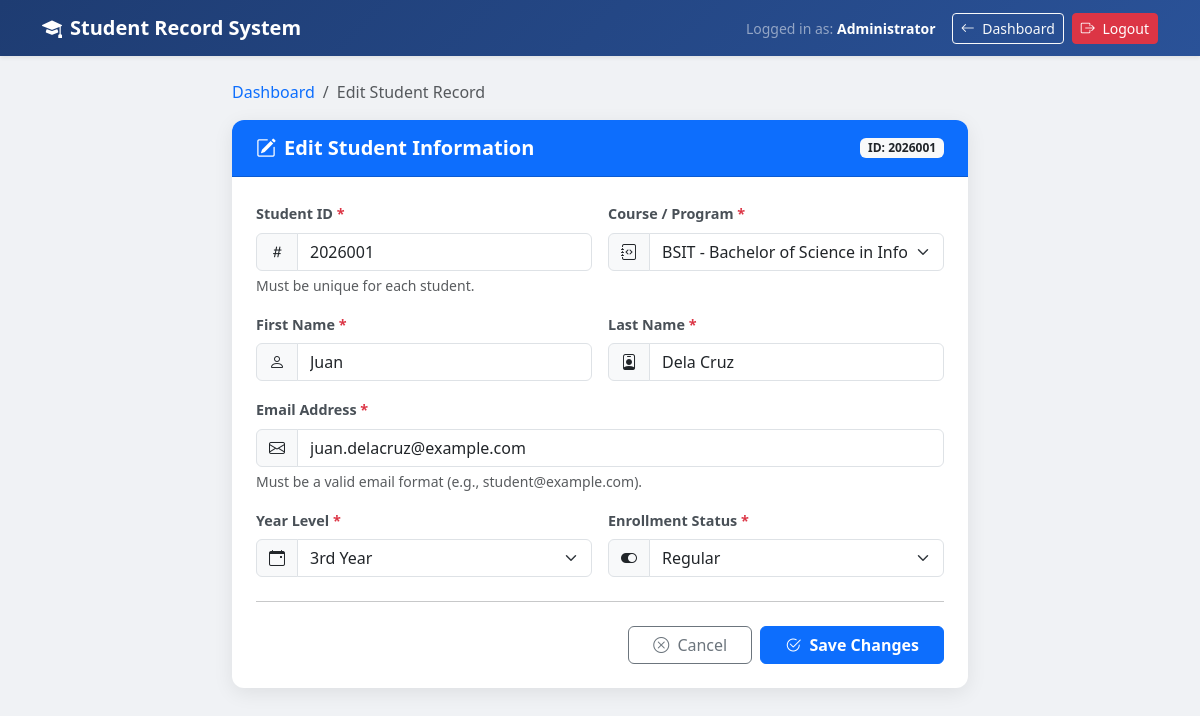
Page /edit_student.php?id=1 (signed in) on the committed database.
### tables this page shows
CREATE TABLE `students` (
  `id` INT(11) NOT NULL AUTO_INCREMENT,
  `student_id` VARCHAR(50) NOT NULL UNIQUE,
  `first_name` VARCHAR(100) NOT NULL,
  `last_name` VARCHAR(100) NOT NULL,
  `email` VARCHAR(150) NOT NULL,
  `course` VARCHAR(100) NOT NULL,
  `year_level` INT(11) NOT NULL,
  `status` VARCHAR(50) NOT NULL DEFAULT 'Regular',
  `created_at` TIMESTAMP NOT NULL DEFAULT CURRENT_TIMESTAMP,
  `updated_at` TIMESTAMP NOT NULL DEFAULT CURRENT_TIMESTAMP ON UPDATE CURRENT_TIMESTAMP,
  PRIMARY KEY (`id`)
);

### edit_student.php (the view, shortened to what this page needs)
<?php
require_once 'db_connection.php';
$student_id_val = "";
$first_name_val = "";
$last_name_val  = "";
$email_val      = "";
$course_val     = "";
$year_level_val = 1;
$status_val     = "Regular";
$id_param = intval($_GET['id'] ?? ($_POST['id'] ?? 0));
if ($id_param > 0) {
    $fetchSql = "SELECT * FROM students WHERE id = ?";
    $fetchStmt = $conn->prepare($fetchSql);
    $fetchStmt->bind_param("i", $id_param);
    $fetchStmt->execute();
    $result = $fetchStmt->get_result();
    if ($result && $result->num_rows === 1) {
        $student = $result->fetch_assoc();
        $student_id_val = $student['student_id'];
        $first_name_val = $student['first_name'];
        $last_name_val  = $student['last_name'];
        $email_val      = $student['email'];
        $course_val     = $student['course'];
        $year_level_val = $student['year_level'];
        $status_val     = $student['status'];
    } else {
        $_SESSION['error'] = "Student record not found.";
        header("Location: dashboard.php");
        exit();
    }
} else {
    $_SESSION['error'] = "Invalid student record ID.";
    header("Location: dashboard.php");
    exit();
}
?>
<!DOCTYPE html>
<html lang="en">
<head>
    <link href="https://cdn.jsdelivr.net/npm/bootstrap@5.3.0/dist/css/bootstrap.min.css" rel="stylesheet">
    <link href="https://cdn.jsdelivr.net/npm/bootstrap-icons@1.11.1/font/bootstrap-icons.css" rel="stylesheet">
</head>
<body>
<nav class="navbar navbar-expand-lg navbar-dark navbar-custom shadow-sm mb-4">
    <div class="container">
        <a class="navbar-brand fw-bold" href="dashboard.php">
            <i class="bi bi-mortarboard-fill me-2"></i>Student Record System
        </a>
        <div class="d-flex align-items-center">
            <span class="text-white-50 me-3 small">
                Logged in as: <strong class="text-white"><?= htmlspecialchars($_SESSION['full_name'] ?? $_SESSION['username']); ?></strong>
            </span>
            <a href="dashboard.php" class="btn btn-outline-light btn-sm me-2">
                <i class="bi bi-arrow-left me-1"></i> Dashboard
            </a>
            <a href="logout.php" class="btn btn-danger btn-sm">
                <i class="bi bi-box-arrow-right me-1"></i> Logout
            </a>
        </div>
    </div>
</nav>
<div class="container pb-5">
    <div class="row justify-content-center">
        <div class="col-lg-8 col-md-10">
            <nav aria-label="breadcrumb" class="mb-3">
                <ol class="breadcrumb">
                    <li class="breadcrumb-item"><a href="dashboard.php" class="text-decoration-none">Dashboard</a></li>
                    <li class="breadcrumb-item active" aria-current="page">Edit Student Record</li>
                </ol>
            </nav>
            <div class="card card-custom">
                <div class="card-header card-header-custom d-flex align-items-center justify-content-between">
                    <h5 class="mb-0 fw-bold">
                        <i class="bi bi-pencil-square me-2"></i>Edit Student Information
                    </h5>
                    <span class="badge bg-light text-dark">ID: <?= htmlspecialchars($student_id_val); ?></span>
                </div>
                <div class="card-body p-4">
                    <form method="POST" action="edit_student.php">
                        <div class="row g-3">
                            <div class="col-md-6">
                                <label for="student_id" class="form-label">
                                    Student ID <span class="text-danger">*</span>
                                </label>
                                <div class="input-group">
                                    <span class="input-group-text"><i class="bi bi-hash"></i></span>
                                    <input type="text" class="form-control" id="student_id" name="student_id"
                                           value="<?= htmlspecialchars($student_id_val); ?>" required>
                                </div>
                                <div class="form-text">Must be unique for each student.</div>
                            </div>
                            <div class="col-md-6">
                                <label for="course" class="form-label">
                                    Course / Program <span class="text-danger">*</span>
                                </label>
                                <div class="input-group">
                                    <span class="input-group-text"><i class="bi bi-journal-code"></i></span>
                                    <select class="form-select" id="course" name="course" required>
                                        <option value="BSIT" <?= ($course_val === 'BSIT') ? 'selected' : ''; ?>>BSIT - Bachelor of Science in Information Technology</option>
                                    </select>
                                </div>
                            </div>
                            <div class="col-md-6">
                                <label for="first_name" class="form-label">
                                    First Name <span class="text-danger">*</span>
                                </label>
                                <div class="input-group">
                                    <span class="input-group-text"><i class="bi bi-person"></i></span>
                                    <input type="text" class="form-control" id="first_name" name="first_name"
                                           value="<?= htmlspecialchars($first_name_val); ?>" required>
                                </div>
                            </div>
                            <div class="col-md-6">
                                <label for="last_name" class="form-label">
                                    Last Name <span class="text-danger">*</span>
                                </label>
                                <div class="input-group">
                                    <span class="input-group-text"><i class="bi bi-person-badge"></i></span>
                                    <input type="text" class="form-control" id="last_name" name="last_name"
                                           value="<?= htmlspecialchars($last_name_val); ?>" required>
                                </div>
                            </div>
                            <div class="col-md-12">
                                <label for="email" class="form-label">
                                    Email Address <span class="text-danger">*</span>
                                </label>
                                <div class="input-group">
                                    <span class="input-group-text"><i class="bi bi-envelope"></i></span>
                                    <input type="email" class="form-control" id="email" name="email"
                                           value="<?= htmlspecialchars($email_val); ?>" required>
                                </div>
                                <div class="form-text">Must be a valid email format (e.g., student@example.com).</div>
                            </div>
                            <div class="col-md-6">
                                <label for="year_level" class="form-label">
                                    Year Level <span class="text-danger">*</span>
                                </label>
                                <div class="input-group">
                                    <span class="input-group-text"><i class="bi bi-calendar-event"></i></span>
                                    <select class="form-select" id="year_level" name="year_level" required>
                                        <option value="3" <?= ($year_level_val == 3) ? 'selected' : ''; ?>>3rd Year</option>
                                    </select>
                                </div>
                            </div>
                            <div class="col-md-6">
                                <label for="status" class="form-label">
                                    Enrollment Status <span class="text-danger">*</span>
                                </label>
                                <div class="input-group">
                                    <span class="input-group-text"><i class="bi bi-toggle-on"></i></span>
                                    <select class="form-select" id="status" name="status" required>
                                        <option value="Regular" <?= ($status_val === 'Regular') ? 'selected' : ''; ?>>Regular</option>
                                    </select>
                                </div>
                            </div>
                        </div>
                        <hr class="my-4">
                        <div class="d-flex justify-content-end gap-2">
                            <a href="dashboard.php" class="btn btn-outline-secondary px-4">
                                <i class="bi bi-x-circle me-1"></i> Cancel
                            </a>
                            <button type="submit" class="btn btn-primary px-4 fw-semibold">
                                <i class="bi bi-check2-circle me-1"></i> Save Changes
                            </button>
                        </div>
                    </form>
                </div>
            </div>
        </div>
    </div>
</div>
</body>
</html>

### edit_student.php (style rules this page uses)
body { background-color: #f0f2f5; font-family: 'Segoe UI', Tahoma, Geneva, Verdana, sans-serif; min-height: 100vh; }
.navbar-custom { background: linear-gradient(135deg, #1e3c72 0%, #2a5298 100%); }
.card-custom { border: none; border-radius: 12px; box-shadow: 0 5px 20px rgba(0,0,0,0.08); background: #ffffff; }
.card-header-custom { background-color: #0d6efd; color: #ffffff; border-radius: 12px 12px 0 0 !important; padding: 16px 24px; }
.form-label { font-weight: 600; color: #495057; font-size: 0.9rem; }

### rows in the picture
students: student "2026001", student_id "2026001", course "BSIT - Bachelor of Science in Information Technology", first_name "Juan", last_name "Dela Cruz", email "juan.delacruz@example.com", year_level "3rd Year", status "Regular"

### other values in the picture
$_SESSION['full_name'] "Administrator"
